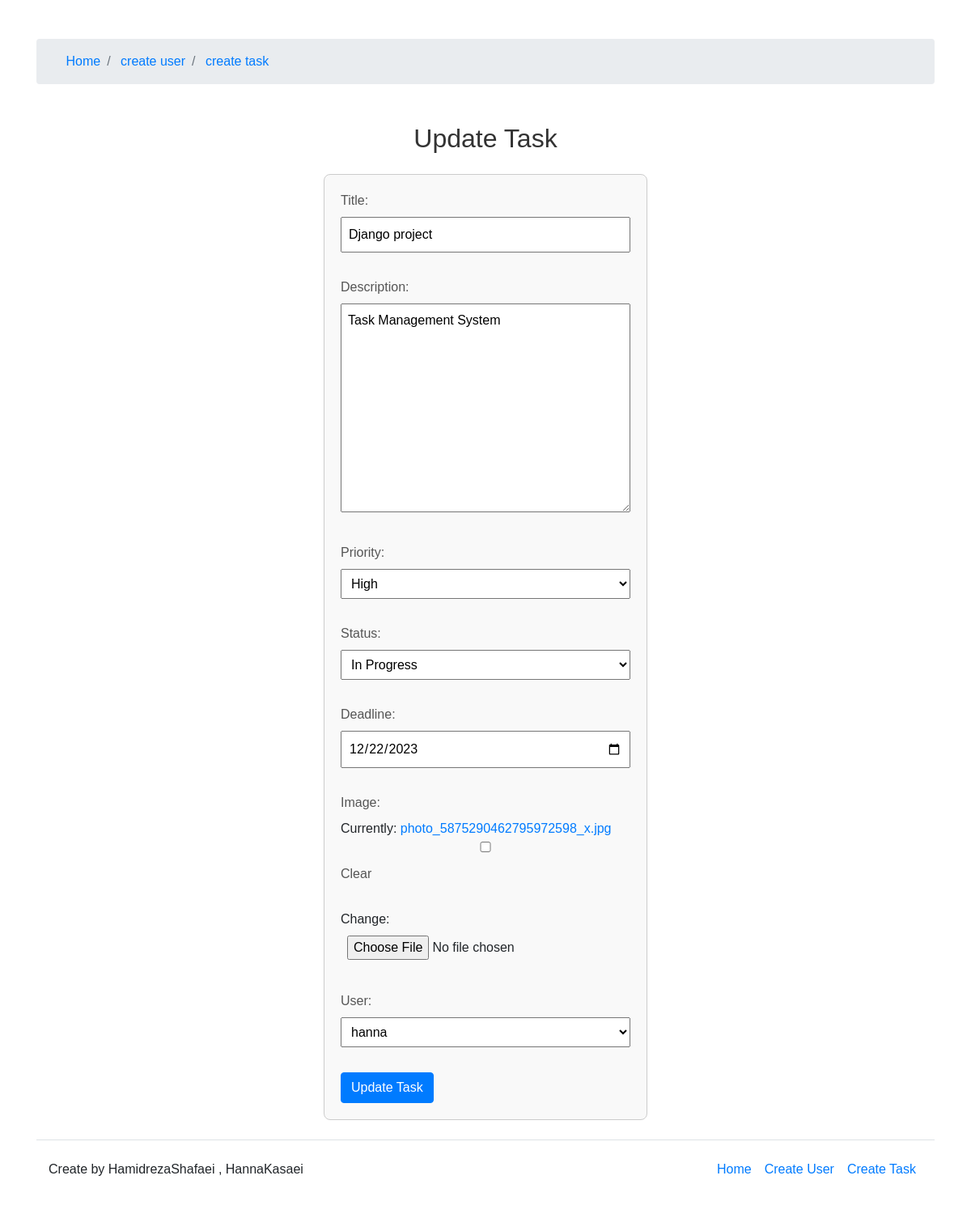
Page /update_task/9 on the committed database.
### taskpage/models.py (models this page shows, shortened)
class Task(models.Model):
    title = models.CharField(max_length=100)
    description = models.TextField(blank=True, null=True)
    priority = models.CharField(max_length=20, choices=[('low', 'Low'), ('medium', 'Medium'), ('high', 'High')])
    status = models.CharField(max_length=20, choices=[('todo', 'To Do'), ('in_progress', 'In Progress'), ('done', 'Done')])
    deadline = models.DateField(null=True, blank=True)
    image = models.ImageField(upload_to='task_images/',null=True , blank=True)
    user = models.ForeignKey(User, on_delete=models.CASCADE, related_name='tasks')

### taskpage/views.py (the view)
# urls.py: path('update_task/<int:pk>',views.update_task,name='update_task')
def update_task(request,pk):
    user_id = Task.objects.get(id=pk)
    form = TaskForm(instance=user_id)
    if request.method == 'POST':
        form = TaskForm(request.POST , request.FILES ,instance=user_id)
        if form.is_valid():
            form.save()
            return redirect('/')
    context = {'form':form}
    return render(request, 'update_task.html',context)

### taskpage/form.py
class TaskForm(ModelForm):
    class Meta :
        model = Task
        fields = '__all__'
        widgets = {
            'deadline': forms.DateInput(attrs={'type': 'date'}),
        }

### taskpage/models.py (called while the page is built)
    def __str__(self):
        return self.username

### taskpage/templates/update_task.html (shortened to what this page needs)
<!DOCTYPE html>
<html lang="en">
<head>
    <link rel="stylesheet" href="https://cdn.jsdelivr.net/npm/bootstrap@4.3.1/dist/css/bootstrap.min.css">
</head>
<body>
    {% include 'navbar.html' %}
<div class= "container mt-4">
<h2>Update Task</h2>
<form method="post" enctype="multipart/form-data" >
    {{ form.as_p }}
    <button class="btn btn-primary" type="submit">Update Task</button>
</form>
</div>
{% include 'footer.html' %}
</body>
</html>

### taskpage/templates/update_task.html (style rules this page uses)
body { font-family: Arial, sans-serif; }
h2 { color: #333; text-align: center; margin-bottom: 25px; }
form { max-width: 400px; margin: auto; padding: 20px; border: 1px solid #ccc; border-radius: 8px; background-color: #f9f9f9; }
label { display: block; margin-bottom: 8px; color: #555; }
input, textarea, select { width: 100%; padding: 8px; margin-bottom: 15px; box-sizing: border-box; }
button { background-color: #4caf50; color: white; padding: 10px 15px; border: none; border-radius: 4px; cursor: pointer; }

### rows in the picture
Task: title "Django project", description "Task Management System", priority "High", status "In Progress", deadline "12/22/2023", user "hanna"
